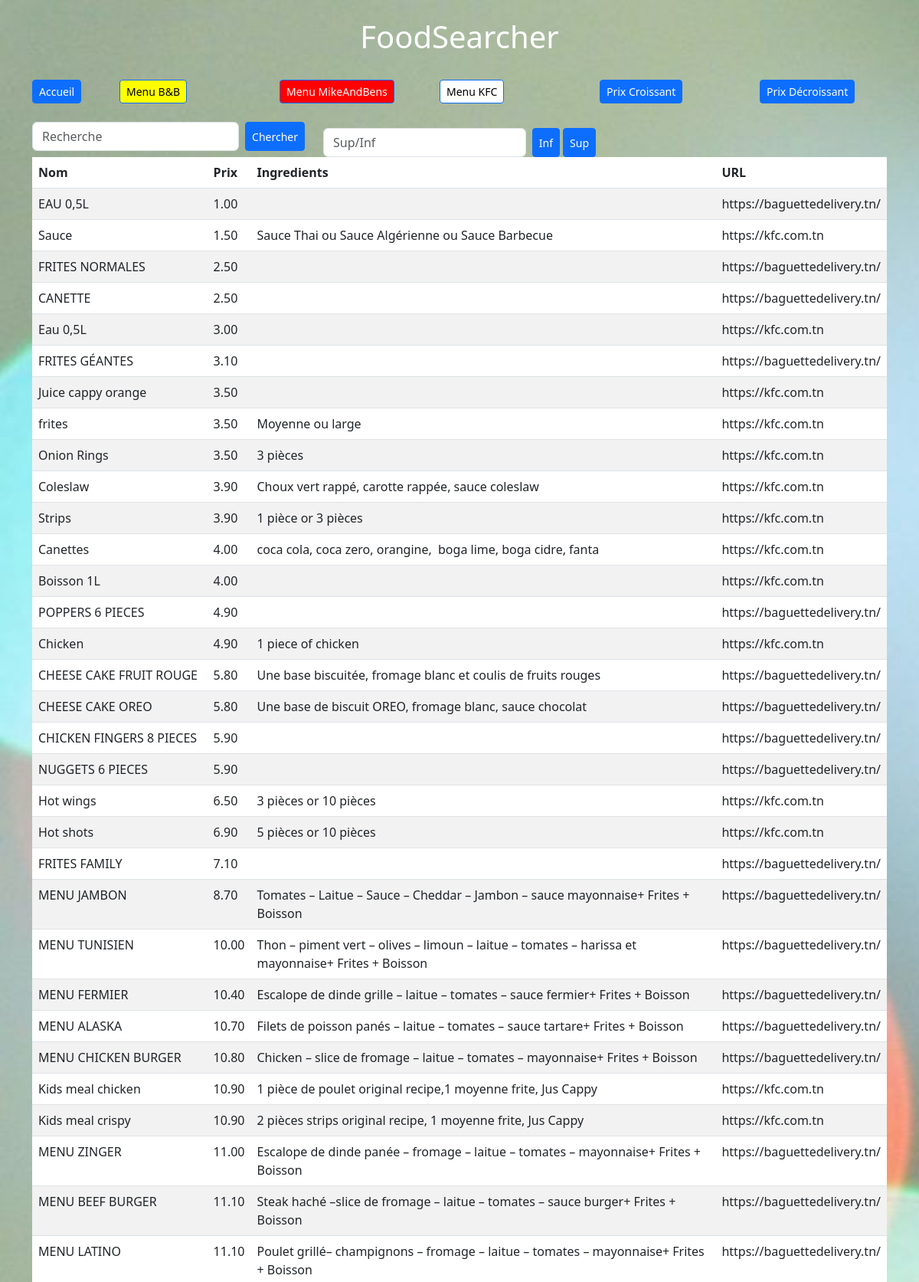
Screenshot of /sortbyprice (upper part) with the database file from the repository.
### food/models.py (models this page shows)
class Food(models.Model):
    name = models.CharField(max_length=255, blank=True, null=True)
    price = models.DecimalField(max_digits=8, decimal_places=2, null=True, blank=True)
    ingredients = models.CharField(max_length=255, blank=True, null=True)
    url = models.CharField(max_length=255, blank=True, null=True)
    description = models.CharField(max_length=255, blank=True, null=True)
    page = models.CharField(max_length=50, blank=True, null=True)

### food/views.py (the view)
# urls.py: path('sortbyprice', views.sortbyprice, name='sortbyprice'),
def sortbyprice(request):
    foods = Food.objects.all().order_by('price')
    return render(request, 'index.html', {'foods': foods})

### templates/index.html (shortened to what this page needs)
<!DOCTYPE html>
<html lang="en">
<head>
    <link href="https://cdn.jsdelivr.net/npm/bootstrap@5.3.0-alpha3/dist/css/bootstrap.min.css" rel="stylesheet" />
</head>
<body>
    <div class="container mt-4">
        <div class="row mb-4">
            <div class="col-md-12 text-center">
                <h1>FoodSearcher</h1>
            </div>
        </div>
        <div class="row mb-4 justify-content-between">
            <div class="col-md-1">
                <a href="/" class="btn btn-primary btn-sm">Accueil</a>
            </div>
            <div class="col-md-2">
                <a href="/scrap_baguette" class="btn btn-primary btn-sm btn-spacing btn-yellow">Menu B&amp;B</a>
            </div>
            <div class="col-md-2">
                <a href="/scrap_MikeAndBens" class="btn btn-primary btn-sm btn-spacing btn-red">Menu MikeAndBens</a>
            </div>
            <div class="col-md-2">
                <a href="/scrap_kfc" class="btn btn-primary btn-sm btn-spacing btn-white">Menu KFC</a>
            </div>
            <div class="col-md-2">
                <a href="/sortbyprice" class="btn btn-primary btn-sm btn-spacing">Prix Croissant</a>
            </div>
            <div class="col-md-2">
                <a href="/sortby_price" class="btn btn-primary btn-sm btn-spacing">Prix Décroissant</a>
            </div>
        </div>
        <div class="row">
            <div class="col-md-4">
                <form action="/search" method="post" id="search_form" class="d-flex">
                    <input required type="text" name="query" class="form-control me-2" placeholder="Recherche" />
                    <button type="submit" class="btn btn-primary btn-sm">Chercher</button>
                </form>
            </div>
            <div class="col-md-4 mt-2">
                <form action="/sup_inf" method="post" id="search_form" class="d-flex">
                    <input required type="text" name="query" class="form-control me-2" placeholder="Sup/Inf" />
                    <button type="submit" name="inf" class="btn btn-primary btn-sm me-1">Inf</button>
                    <button type="submit" name="sup" class="btn btn-primary btn-sm">Sup</button>
                </form>
            </div>
        </div>
        <div class="row">
            <div class="col-md-12">
                <table class="table table-striped">
                    <thead class="thead-inverse">
                        <tr>
                            <th>Nom</th>
                            <th>Prix</th>
                            <th>Ingredients</th>
                            <th>URL</th>
                        </tr>
                    </thead>
                    <tbody class="table-striped">
                        {% for food in foods %}
                        <tr>
                            <td>{{ food.name }}</td>
                            <td>{{ food.price }}</td>
                            <td>{{ food.ingredients }}</td>
                            <td>{{ food.url }}</td>
                        </tr>
                        {% endfor %}
                    </tbody>
                </table>
            </div>
        </div>
    </div>
</body>
</html>

### templates/index.html (style rules this page uses)
body { background-image: url("static/image.png"); background-repeat: no-repeat; background-attachment: fixed; background-size: cover; color: white; }
.btn-yellow { background-color: yellow; color: black; }
.btn-red { background-color: red; color: white; }
.btn-white { background-color: white; color: black; }
.btn-spacing { margin-right: 10px; }

### rows the page displays
Food: name "EAU 0,5L", price "1.00", url "https://baguettedelivery.tn/"
Food: name "Sauce", price "1.50", ingredients "Sauce Thai ou Sauce Algérienne ou Sauce Barbecue", url "https://kfc.com.tn"
Food: name "FRITES NORMALES", price "2.50", url "https://baguettedelivery.tn/"
Food: name "CANETTE", price "2.50", url "https://baguettedelivery.tn/"
Food: name "Eau 0,5L", price "3.00", url "https://kfc.com.tn"
Food: name "FRITES GÉANTES", price "3.10", url "https://baguettedelivery.tn/"
Food: name "Juice cappy orange", price "3.50", url "https://kfc.com.tn"
Food: name "frites", price "3.50", ingredients "Moyenne ou large", url "https://kfc.com.tn"
Food: name "Onion Rings", price "3.50", ingredients "3 pièces", url "https://kfc.com.tn"
Food: name "Coleslaw", price "3.90", ingredients "Choux vert rappé, carotte rappée, sauce coleslaw", url "https://kfc.com.tn"
Food: name "Strips", price "3.90", ingredients "1 pièce or 3 pièces", url "https://kfc.com.tn"
Food: name "Canettes", price "4.00", ingredients "coca cola, coca zero, orangine, boga lime, boga cidre, fanta", url "https://kfc.com.tn"
Food: name "Boisson 1L", price "4.00", url "https://kfc.com.tn"
Food: name "POPPERS 6 PIECES", price "4.90", url "https://baguettedelivery.tn/"
Food: name "Chicken", price "4.90", ingredients "1 piece of chicken", url "https://kfc.com.tn"
Food: name "CHEESE CAKE FRUIT ROUGE", price "5.80", ingredients "Une base biscuitée, fromage blanc et coulis de fruits rouges", url "https://baguettedelivery.tn/"
Food: name "CHEESE CAKE OREO", price "5.80", ingredients "Une base de biscuit OREO, fromage blanc, sauce chocolat", url "https://baguettedelivery.tn/"
Food: name "CHICKEN FINGERS 8 PIECES", price "5.90", url "https://baguettedelivery.tn/"
Food: name "NUGGETS 6 PIECES", price "5.90", url "https://baguettedelivery.tn/"
Food: name "Hot wings", price "6.50", ingredients "3 pièces or 10 pièces", url "https://kfc.com.tn"
Food: name "Hot shots", price "6.90", ingredients "5 pièces or 10 pièces", url "https://kfc.com.tn"
Food: name "FRITES FAMILY", price "7.10", url "https://baguettedelivery.tn/"
Food: name "MENU JAMBON", price "8.70", ingredients "Tomates – Laitue – Sauce – Cheddar – Jambon – sauce mayonnaise+ Frites + Boisson", url "https://baguettedelivery.tn/"
Food: name "MENU TUNISIEN", price "10.00", ingredients "Thon – piment vert – olives – limoun – laitue – tomates – harissa et mayonnaise+ Frites + Boisson", url "https://baguettedelivery.tn/"
Food: name "MENU FERMIER", price "10.40", ingredients "Escalope de dinde grille – laitue – tomates – sauce fermier+ Frites + Boisson", url "https://baguettedelivery.tn/"
Food: name "MENU ALASKA", price "10.70", ingredients "Filets de poisson panés – laitue – tomates – sauce tartare+ Frites + Boisson", url "https://baguettedelivery.tn/"
Food: name "MENU CHICKEN BURGER", price "10.80", ingredients "Chicken – slice de fromage – laitue – tomates – mayonnaise+ Frites + Boisson", url "https://baguettedelivery.tn/"
Food: name "Kids meal chicken", price "10.90", ingredients "1 pièce de poulet original recipe,1 moyenne frite, Jus Cappy", url "https://kfc.com.tn"
Food: name "Kids meal crispy", price "10.90", ingredients "2 pièces strips original recipe, 1 moyenne frite, Jus Cappy", url "https://kfc.com.tn"
Food: name "MENU ZINGER", price "11.00", ingredients "Escalope de dinde panée – fromage – laitue – tomates – mayonnaise+ Frites + Boisson", url "https://baguettedelivery.tn/"
Food: name "MENU BEEF BURGER", price "11.10", ingredients "Steak haché –slice de fromage – laitue – tomates – sauce burger+ Frites + Boisson", url "https://baguettedelivery.tn/"
Food: name "MENU LATINO", price "11.10", ingredients "Poulet grillé– champignons – fromage – laitue – tomates – mayonnaise+ Frites + Boisson", url "https://baguettedelivery.tn/"
